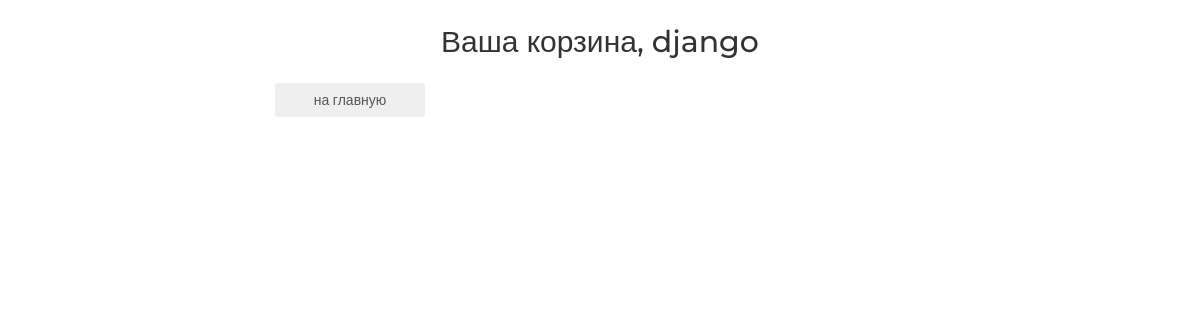
Page /basket/ (signed in) on the earlier database version.
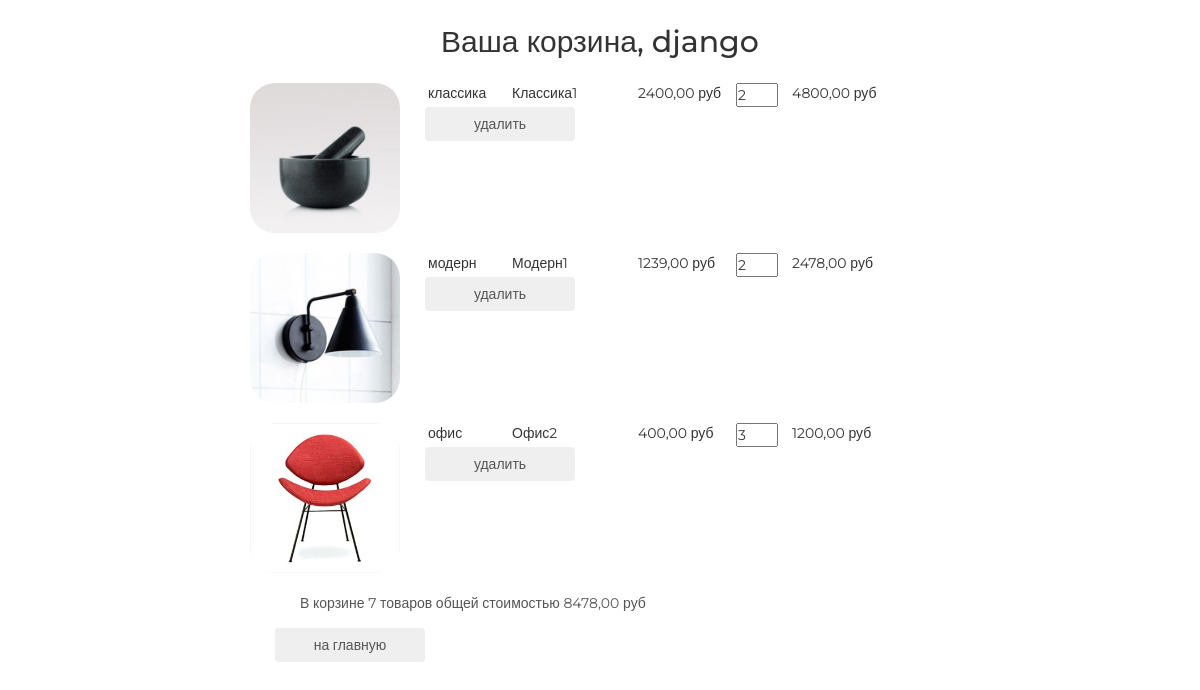
Same page on the later database version.
### basketapp/models.py (models this page shows, shortened)
class Basket(models.Model):
    product = models.ForeignKey(Product, on_delete=models.CASCADE, verbose_name='Товар')
    user = models.ForeignKey(settings.AUTH_USER_MODEL, on_delete=models.CASCADE, verbose_name='Пользователь')
    quantity = models.PositiveSmallIntegerField(default=0, verbose_name='Количество')
    created_at = models.DateTimeField(auto_now_add=True, verbose_name='Добавлен')
    class Meta:
        verbose_name = 'корзина'
        verbose_name_plural = 'корзины'
        ordering = ('created_at',)
    """ Следующий код (ф-ции) лучше писать в СЕРВИСНОЙ МОДЕЛИ в Джанго !!!? """
    @property
    def product_cost(self):     # Стоимость продукта
        return self.product.price * self.quantity
    @property
    def total_quantity(self):   # Общая численность
        _items = Basket.objects.filter(user=self.user)
        return sum(list(_items.values_list('quantity', flat=True)))
    @property
    def total_cost(self):       # Общая стоимость
        _items = Basket.objects.filter(user=self.user)
        return sum(list(map(lambda x: x.product_cost, _items)))

### mainapp/models.py (models this page shows, shortened)
class Product(models.Model):
    category = models.ForeignKey(Category, on_delete=models.CASCADE, verbose_name='Категория', related_name='products')
    name = models.CharField(max_length=255, verbose_name='Название')
    image = models.ImageField(upload_to='product', blank=True, null=True, verbose_name='Изображение')
    shot_desc = models.CharField(max_length=255, verbose_name='Краткое описание')
    description = models.TextField(verbose_name='Описание')
    price = models.DecimalField(max_digits=8, decimal_places=2, verbose_name='Цена')
    quantity = models.PositiveSmallIntegerField(default=0, verbose_name='Количество')
    is_active = models.BooleanField(default=True, verbose_name='Активен')
    class Meta:
        verbose_name = 'продукт'
        verbose_name_plural = 'продукты'

class Category(models.Model):
    name = models.CharField(max_length=255, verbose_name='Название', unique=True)
    description = models.TextField(verbose_name='Описание')
    is_active = models.BooleanField(default=True, verbose_name='Активен')
    class Meta:
        verbose_name = 'категория'
        verbose_name_plural = 'категории'
        ordering = ('name', )    # Индексация по нужному полю # Сортировка по какому полю

### authapp/models.py (models this page shows)
class ShopUser(AbstractUser):
    avatar = models.ImageField(upload_to='users_avatars', blank=True, verbose_name='Аватарка')
    age = models.PositiveIntegerField(verbose_name='возраст')

### basketapp/views.py (the view)
# urls.py: path('', basket_list, name='List'),
@login_required
def basket_list(request):
    context = {
        'basket_items': Basket.objects.filter(user=request.user)
    }
    return render(request, 'basketapp/list.html', context)

### basketapp/templates/basketapp/list.html (shortened to what this page needs)
{% extends 'basketapp/base.html' %}
{% load static %}
{% block content %}
    <div class="basket_list">
        {% include 'basketapp/includes/inc_basket_list.html' %}
    </div>
    <button class="btn btn-round">
        <a href="{% url 'index' %}">на главную</a>
    </button>
{% endblock %}

### basketapp/templates/basketapp/includes/inc_basket_list.html
{% for item in basket_items %}
    <div class="basket_record">
        <img src="/media/{{ item.product.image }}"
             alt="{{ item.product.short_desc }}">
        <span class="category_name">{{ item.product.category.name }}</span>
        <span class="product_name">{{ item.product.name }}</span>
        <span class="product_price">{{ item.product.price }}&nbspруб</span>
        <input type="number"
               name="{{ item.pk }}"
               min="0"
               value="{{ item.quantity }}">
        <span class="product_cost">{{ item.product_cost }}&nbspруб</span>
        <button class="btn btn-round">
            <a href="{% url 'basket:remove' item.pk %}" class="">
                удалить
            </a>
        </button>
    </div>
{% endfor %}
{% if basket_items %}
    <div class="basket_summary">
        В корзине {{ basket_items.0.total_quantity }} товаров общей стоимостью
        {{ basket_items.0.total_cost }} руб
    </div>
{% endif %}

Differences in the rows shown:
added Basket: product.image (picture), product.category.name "классика", product.name "Классика1", product.price "2400,00", quantity "2", product_cost "4800,00", user "7", user+product+quantity "8478,00"
added Basket: product.image (picture), product.category.name "модерн", product.name "Модерн1", product.price "1239,00", quantity "2", product_cost "2478,00"
added Basket: product.image (picture), product.category.name "офис", product.name "Офис2", product.price "400,00", quantity "3", product_cost "1200,00"
Other differences:
text now shown: "В корзине товаров общей стоимостью руб"
